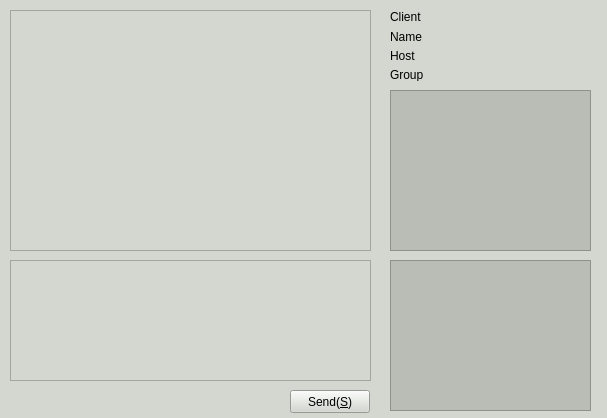
<?xml version="1.0" encoding="UTF-8"?>
<ui version="4.0">
 <class>FormChat</class>
 <widget class="QWidget" name="FormChat">
  <property name="geometry">
   <rect>
    <x>0</x>
    <y>0</y>
    <width>607</width>
    <height>418</height>
   </rect>
  </property>
  <property name="windowTitle">
   <string notr="true"/>
  </property>
  <property name="styleSheet">
   <string notr="true">background-color: rgb(211, 215, 207);</string>
  </property>
  <widget class="QTextEdit" name="textEditChat">
   <property name="geometry">
    <rect>
     <x>10</x>
     <y>260</y>
     <width>361</width>
     <height>121</height>
    </rect>
   </property>
   <property name="styleSheet">
    <string notr="true">background-color: rgb(211, 215, 207);</string>
   </property>
  </widget>
  <widget class="QTextEdit" name="textEditHistory">
   <property name="geometry">
    <rect>
     <x>10</x>
     <y>10</y>
     <width>361</width>
     <height>241</height>
    </rect>
   </property>
   <property name="styleSheet">
    <string notr="true">background-color: rgb(211, 215, 207);</string>
   </property>
   <property name="readOnly">
    <bool>true</bool>
   </property>
  </widget>
  <widget class="QPushButton" name="pushButtonChatSent">
   <property name="geometry">
    <rect>
     <x>290</x>
     <y>390</y>
     <width>80</width>
     <height>23</height>
    </rect>
   </property>
   <property name="text">
    <string>Send(&amp;S)</string>
   </property>
  </widget>
  <widget class="QWidget" name="widgetFile" native="true">
   <property name="geometry">
    <rect>
     <x>380</x>
     <y>90</y>
     <width>221</width>
     <height>321</height>
    </rect>
   </property>
   <property name="styleSheet">
    <string notr="true">background-color: rgb(211, 215, 207);</string>
   </property>
   <widget class="QTableWidget" name="tableWidgetRecvFileList">
    <property name="geometry">
     <rect>
      <x>10</x>
      <y>170</y>
      <width>201</width>
      <height>151</height>
     </rect>
    </property>
    <property name="styleSheet">
     <string notr="true">background-color: rgb(186, 189, 182);</string>
    </property>
   </widget>
   <widget class="QTableWidget" name="tableWidgetSendFileList">
    <property name="geometry">
     <rect>
      <x>10</x>
      <y>0</y>
      <width>201</width>
      <height>161</height>
     </rect>
    </property>
    <property name="contextMenuPolicy">
     <enum>Qt::DefaultContextMenu</enum>
    </property>
    <property name="styleSheet">
     <string notr="true">background-color: rgb(186, 189, 182);</string>
    </property>
    <property name="lineWidth">
     <number>0</number>
    </property>
    <property name="autoScroll">
     <bool>false</bool>
    </property>
    <property name="editTriggers">
     <set>QAbstractItemView::NoEditTriggers</set>
    </property>
    <property name="showGrid">
     <bool>false</bool>
    </property>
    <property name="gridStyle">
     <enum>Qt::NoPen</enum>
    </property>
    <property name="wordWrap">
     <bool>false</bool>
    </property>
    <property name="cornerButtonEnabled">
     <bool>false</bool>
    </property>
   </widget>
  </widget>
  <widget class="QWidget" name="layoutWidget">
   <property name="geometry">
    <rect>
     <x>430</x>
     <y>10</y>
     <width>171</width>
     <height>71</height>
    </rect>
   </property>
   <layout class="QVBoxLayout" name="verticalLayout">
    <item>
     <widget class="QLabel" name="labelChatClientValue">
      <property name="text">
       <string/>
      </property>
     </widget>
    </item>
    <item>
     <widget class="QLabel" name="labelChatNameValue">
      <property name="text">
       <string/>
      </property>
     </widget>
    </item>
    <item>
     <widget class="QLabel" name="labelChatHostValue">
      <property name="text">
       <string/>
      </property>
     </widget>
    </item>
    <item>
     <widget class="QLabel" name="labelChatGroupValue">
      <property name="text">
       <string/>
      </property>
     </widget>
    </item>
   </layout>
  </widget>
  <widget class="QWidget" name="layoutWidget">
   <property name="geometry">
    <rect>
     <x>390</x>
     <y>10</y>
     <width>37</width>
     <height>71</height>
    </rect>
   </property>
   <layout class="QVBoxLayout" name="verticalLayout_2">
    <item>
     <widget class="QLabel" name="labelChatClient">
      <property name="text">
       <string>Client</string>
      </property>
     </widget>
    </item>
    <item>
     <widget class="QLabel" name="labelChatName">
      <property name="text">
       <string>Name</string>
      </property>
     </widget>
    </item>
    <item>
     <widget class="QLabel" name="labelChatHost">
      <property name="text">
       <string>Host</string>
      </property>
     </widget>
    </item>
    <item>
     <widget class="QLabel" name="labelChatGroup">
      <property name="text">
       <string>Group</string>
      </property>
     </widget>
    </item>
   </layout>
  </widget>
 </widget>
 <resources/>
 <connections/>
</ui>
